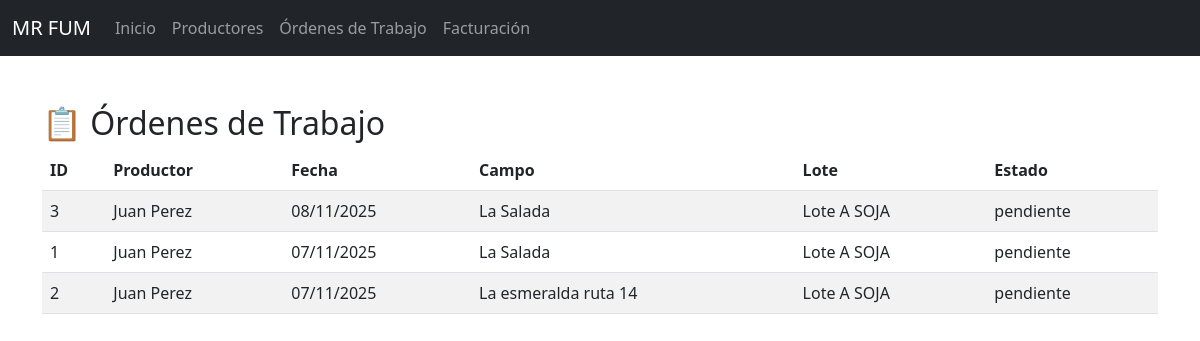
Before: /ordenes/ordenes with the older database file.
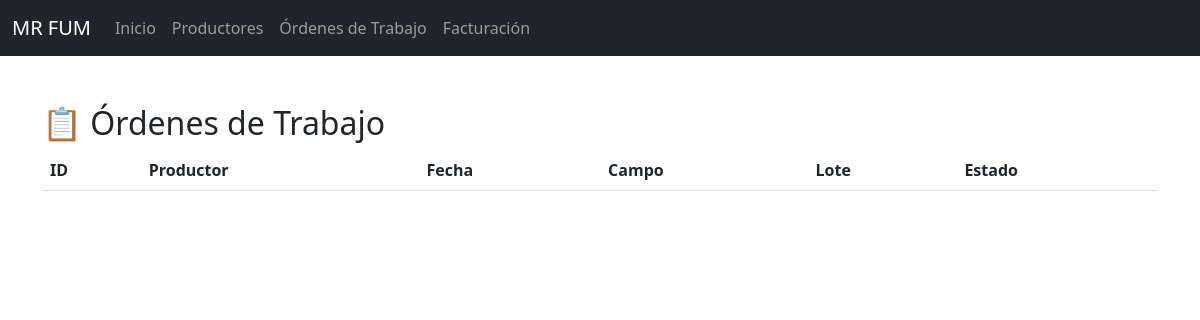
After: the same page with the newer database file.
### models/orden.py (models this page shows)
class OrdenTrabajo(db.Model):
    __tablename__ = 'orden_trabajo'  # 🔧 recomendable para claridad
    id = db.Column(db.Integer, primary_key=True)
    productor_id = db.Column(db.Integer, db.ForeignKey('productor.id'), nullable=False)
    fecha = db.Column(db.Date, default=date.today, nullable=False)
    campo = db.Column(db.String(100), nullable=False)
    lote = db.Column(db.String(100), nullable=False)
    observaciones = db.Column(db.Text)
    estado = db.Column(db.String(20), default='pendiente')  # opciones: pendiente, en_fecha, completada
    hectareas = db.Column(db.Float, nullable=False)
    fecha_aplicacion = db.Column(db.Date)
    fecha_inicio = db.Column(db.Date)
    aplicaciones = db.relationship('Aplicacion', backref='orden', lazy=True)
    productor = db.relationship('Productor', backref='ordenes')

### models/productor.py (models this page shows)
class Productor(db.Model):
    __tablename__ = 'productor'
    id = db.Column(db.Integer, primary_key=True)
    nombre = db.Column(db.String(100), nullable=False)
    telefono = db.Column(db.String(50))
    localidad = db.Column(db.String(100))
    cuit = db.Column(db.String(20))

### rutas/ordenes.py (the view)
@ordenes_bp.route('/ordenes')
def listar_ordenes():
        ordenes = OrdenTrabajo.query.order_by(OrdenTrabajo.fecha.desc()).all()
        return render_template('listar_ordenes.html', ordenes=ordenes)

### templates/listar_ordenes.html
{% extends 'base.html' %}
{% block contenido %}
<div class="container py-4">
  <h2>📋 Órdenes de Trabajo</h2>
  <table class="table table-striped">
    <thead>
      <tr>
        <th>ID</th>
        <th>Productor</th>
        <th>Fecha</th>
        <th>Campo</th>
        <th>Lote</th>
        <th>Estado</th>
      </tr>
    </thead>
    <tbody>
      {% for ot in ordenes %}
      <tr>
        <td>{{ ot.id }}</td>
        <td>{{ ot.productor.nombre }}</td>
        <td>{{ ot.fecha.strftime('%d/%m/%Y') }}</td>
        <td>{{ ot.campo }}</td>
        <td>{{ ot.lote }}</td>
        <td>{{ ot.estado }}</td>
      </tr>
      {% endfor %}
    </tbody>
  </table>
</div>
{% endblock %}

Changed rows visible on the page:
removed OrdenTrabajo: id "3", productor.nombre "Juan Perez", fecha "08/11/2025", campo "La Salada", lote "Lote A SOJA", estado "pendiente"
removed OrdenTrabajo: id "1", productor.nombre "Juan Perez", fecha "07/11/2025", campo "La Salada", lote "Lote A SOJA", estado "pendiente"
removed OrdenTrabajo: id "2", productor.nombre "Juan Perez", fecha "07/11/2025", campo "La esmeralda ruta 14", lote "Lote A SOJA", estado "pendiente"
